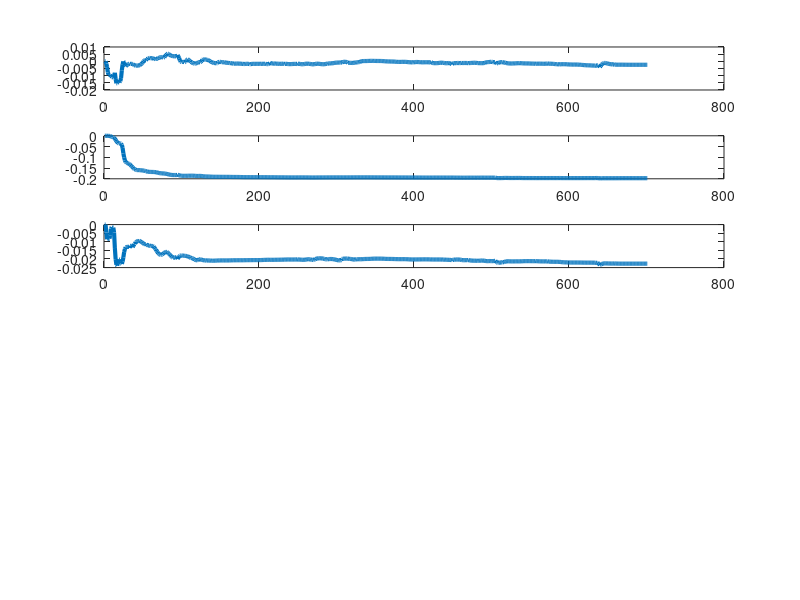

This figure's MATLAB source: (Note: this script raises an error after producing the figure.)
clear all;
close all;
clc;
data_ext_calib_far1_undistorted = csvread('lin_calib_extrinsics_far1_undistortedcloud.csv');

quat_undistorted = data_ext_calib_far1_undistorted(:, 1:4);
xyz_undistorted = data_ext_calib_far1_undistorted(:, 5:7);
sigma_xyz_undistorted = data_ext_calib_far1_undistorted(:, 11:13);
sigma_rxryrz_undistorted = data_ext_calib_far1_undistorted(:, 8:10)*180/pi;
%%
figure('Name','Calibration KF','NumberTitle','off');
subplot(611)
plot(xyz_undistorted(:,1), 'LineWidth', 3);
%hold off;
hold on;
% title('Calib X [m]','fontweight','bold','fontsize',16);
% xlabel('Time [s]','fontweight','bold','fontsize',16);
% legend('Estimate', '1 \sigma bound');
% set(gca,'FontSize', 24);

subplot(612)
plot(xyz_undistorted(:,2), 'LineWidth', 3);
%hold off;
hold on;
% title('Calib Y [m]','fontweight','bold','fontsize',16);
% xlabel('Time [s]','fontweight','bold','fontsize',16);
% legend('Estimate', '1 \sigma bound');
% set(gca,'FontSize', 24);

subplot(613)
plot(xyz_undistorted(:,3), 'LineWidth', 3);
%hold off;
hold on;
% title('Calib Z [m]','fontweight','bold','fontsize',16);
% xlabel('Time [s]','fontweight','bold','fontsize',16);
% legend('Estimate', '1 \sigma bound');
% set(gca,'FontSize', 24);

%%
eulerangleDegrees = [];
for i=1:length(quat_undistorted)
    quat_i = quaternion(quat_undistorted(i, 4), quat_undistorted(i, 1), quat_undistorted(i, 2), quat_undistorted(i, 3));
    eulerAngles = eulerd(quat_i, 'XYZ', 'frame');
    euler_x = wrapTo360(eulerAngles(:, 1));
    euler_y = eulerAngles(:, 2);
    euler_z = eulerAngles(:, 3);
    eulerangleDegrees = [eulerangleDegrees; [euler_x, euler_y, euler_z]];
end
eulerangleDegreesMinus = eulerangleDegrees - sigma_rxryrz_undistorted;
eulerangleDegreesPlus = eulerangleDegrees + sigma_rxryrz_undistorted;

%%
% figure('Name','Rotation Calibration KF','NumberTitle','off');
subplot(614)
plot(eulerangleDegrees(:,1), 'LineWidth', 3);
hold on;
% title('Euler X [deg]','fontweight','bold','fontsize',16);
% xlabel('Time [s]','fontweight','bold','fontsize',16);
% ylim([170, 190]);
% legend('Estimate', '1 \sigma bound');
% set(gca,'FontSize', 24);

subplot(615)
plot(eulerangleDegrees(:,2), 'LineWidth', 3);
hold on;
% title('Euler Y [deg]','fontweight','bold','fontsize',16);
% xlabel('Time [s]','fontweight','bold','fontsize',16);
% ylim([-10, 10]);
% legend('Estimate', '1 \sigma bound');
% set(gca,'FontSize', 24);

subplot(616)
plot(eulerangleDegrees(:,3), 'LineWidth', 3);
hold on;
% title('Euler Z [deg]','fontweight','bold','fontsize',16);
% xlabel('Time [s]','fontweight','bold','fontsize',16);
% ylim([-10, 10]);
% legend('Estimate', '1 \sigma bound');
% set(gca,'FontSize', 24);

%%
data_ext_calib_far1_undistorted = csvread('lin_calib_extrinsics_far1_rawcloud.csv');

quat_undistorted = data_ext_calib_far1_undistorted(:, 1:4);
xyz_undistorted = data_ext_calib_far1_undistorted(:, 5:7);
sigma_xyz_undistorted = data_ext_calib_far1_undistorted(:, 11:13);
sigma_rxryrz_undistorted = data_ext_calib_far1_undistorted(:, 8:10)*180/pi;
%%
subplot(611)
plot(xyz_undistorted(:,1), 'LineWidth', 3);
%hold off;
hold off;
ylabel('x [m]','fontsize',36);
grid;
legend('deskewed', 'not deskewed','fontweight','bold');
set(gca,'FontSize', 16,'fontweight','bold');
title('Impact of deskewing on calibration results','fontweight','bold','fontsize',36);
subplot(612)
plot(xyz_undistorted(:,2), 'LineWidth', 3);
%hold off;
hold off;
ylabel('y [m]');
grid;
legend('deskewed', 'not deskewed','fontweight','bold');
set(gca,'FontSize', 16,'fontweight','bold');

subplot(613)
plot(xyz_undistorted(:,3), 'LineWidth', 3);
%hold off;
hold off;
ylabel('z [m]');
grid;
legend('deskewed', 'not deskewed','fontweight','bold');
set(gca,'FontSize', 16,'fontweight','bold');

%%
eulerangleDegrees = [];
for i=1:length(quat_undistorted)
    quat_i = quaternion(quat_undistorted(i, 4), quat_undistorted(i, 1), quat_undistorted(i, 2), quat_undistorted(i, 3));
    eulerAngles = eulerd(quat_i, 'XYZ', 'frame');
    euler_x = wrapTo360(eulerAngles(:, 1));
    euler_y = eulerAngles(:, 2);
    euler_z = eulerAngles(:, 3);
    eulerangleDegrees = [eulerangleDegrees; [euler_x, euler_y, euler_z]];
end
eulerangleDegreesMinus = eulerangleDegrees - sigma_rxryrz_undistorted;
eulerangleDegreesPlus = eulerangleDegrees + sigma_rxryrz_undistorted;

%%
% figure('Name','Rotation Calibration KF','NumberTitle','off');
subplot(614)
plot(eulerangleDegrees(:,1), 'LineWidth', 3);
hold off;
ylabel('R [deg]');
grid;
legend('deskewed', 'not deskewed','fontweight','bold');
set(gca,'FontSize', 16,'fontweight','bold');

subplot(615)
plot(eulerangleDegrees(:,2), 'LineWidth', 3);
hold off;
ylabel('P [deg]');
grid;
legend('deskewed', 'not deskewed','fontweight','bold');
set(gca,'FontSize', 16,'fontweight','bold');

subplot(616)
plot(eulerangleDegrees(:,3), 'LineWidth', 3);
hold off;
ylabel('Y [deg]');
grid;
legend('deskewed', 'not deskewed','fontweight','bold');
set(gca,'FontSize', 16,'fontweight','bold');




